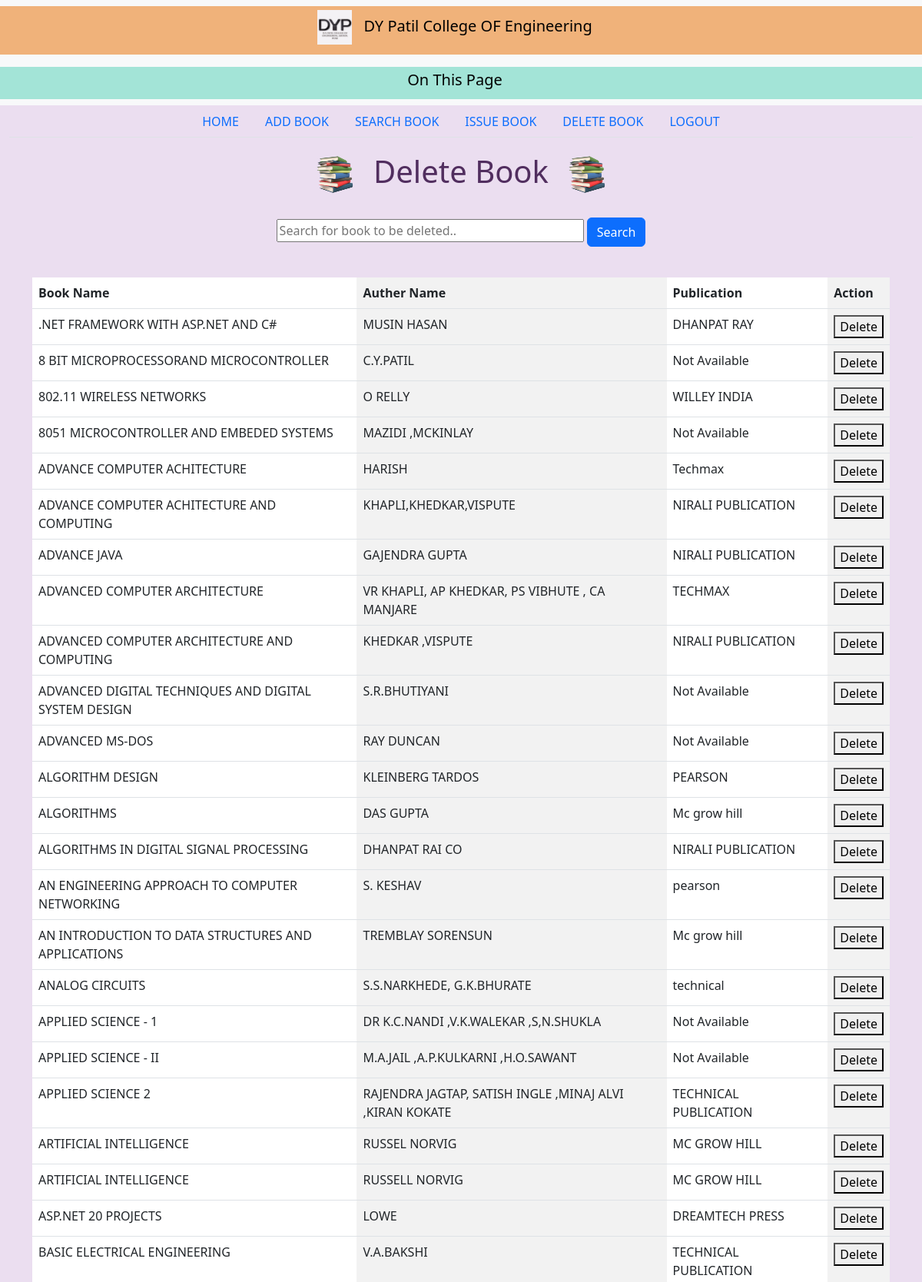
The page /books/ (upper part) on the database its author committed.
### lms_app/models.py (models this page shows, shortened)
class add_books(models.Model):
    book_name=models.TextField()
    author_name=models.CharField(max_length=200)
    publication=models.TextField()
    count=models.IntegerField()
    class Meta:
        db_table='add_books'

### lms_app/views.py (the view)
# urls.py: path('books/', views.book_list, name='book_list'),  # URL for the book list view
def book_list(request):
    query = request.GET.get('q')
    books = add_books.objects.all()
    if query:
        books = books.filter(book_name__icontains=query)
    books_list = list(books)
    sorted_books = merge_sort(books_list)
    return render(request, 'delete_book.html', {'books': sorted_books, 'query': query})

### lms_app/views.py (called while the page is built)
def merge_sort(arr):
    if len(arr) <= 1:
        return arr
    mid = len(arr) // 2
    left_half = arr[:mid]
    right_half = arr[mid:]
    left_half = merge_sort(left_half)
    right_half = merge_sort(right_half)
    return merge(left_half, right_half)

def merge(left, right):
    result = []
    left_index, right_index = 0, 0
    while left_index < len(left) and right_index < len(right):
        if left[left_index].book_name < right[right_index].book_name:
            result.append(left[left_index])
            left_index += 1
        else:
            result.append(right[right_index])
            right_index += 1
    result.extend(left[left_index:])
    result.extend(right[right_index:])
    return result

### lms_app/templates/delete_book.html (shortened to what this page needs)
<!DOCTYPE html>
{% extends "index.html" %}
{% load static %}
{% block main_content %}
<link href="https://cdn.jsdelivr.net/npm/bootstrap@5.3.0-alpha1/dist/css/bootstrap.min.css" rel="stylesheet">
<html>
<body>
    <div class="container">
        <div class="title-wrapper">
        <h1>
            <img src="{% static 'book1.png' %}" alt="Image" style="height: 55px; width: 80px;">
            Delete Book
            <img src="{% static 'book1.png' %}" alt="Image" style="height: 55px; width: 80px;">
        </h1>
        </div>
        <div class="inpt">
            <form action="{% url 'book_list' %}" method="get">
                <input type="text" name="q" placeholder="Search for book to be deleted.."style="width: 400px;">
                <button  class="btn btn-primary" type="submit">Search</button>
            </form>
        </div>
        <table class="table table-striped-columns">
            <thead>
                <tr>
                    <th scope="col">Book Name</th>
                    <th scope="col">Auther Name</th>
                    <th scope="col">Publication</th>
                    <th scope="col">Action</th>
                </tr>
            </thead>
            <tbody>
                {% for book in books %}
                <tr>
                    <td>{{ book.book_name }}</td>
                    <td>{{ book.author_name }}</td>
                    <td>{{ book.publication }}</td>
                    <td>
                        <form action="{% url 'deleting_book' %}" method="post" style="display: inline;">
                            <button type="submit">Delete</button>
                        </form>
                    </td>
                </tr>
                {% endfor %}
            </tbody>
        </table>
    </div>
    {% endblock %}

### lms_app/templates/delete_book.html (style rules this page uses)
.container { display: flex; flex-direction: column; justify-content: start; align-items: center; margin-top: 20px; }
body { background-color: #EBDEF0; color: #512E5F; }
.table { background-color: white; }
.inpt { margin-bottom: 40px; }
.title-wrapper { margin-bottom: 20px; }

### rows shown on the page
add_books: book_name ".NET FRAMEWORK WITH ASP.NET AND C#", author_name "MUSIN HASAN", publication "DHANPAT RAY"
add_books: book_name "8 BIT MICROPROCESSORAND MICROCONTROLLER", author_name "C.Y.PATIL", publication "Not Available"
add_books: book_name "802.11 WIRELESS NETWORKS", author_name "O RELLY", publication "WILLEY INDIA"
add_books: book_name "8051 MICROCONTROLLER AND EMBEDED SYSTEMS", author_name "MAZIDI ,MCKINLAY", publication "Not Available"
add_books: book_name "ADVANCE COMPUTER ACHITECTURE", author_name "HARISH", publication "Techmax"
add_books: book_name "ADVANCE COMPUTER ACHITECTURE AND COMPUTING", author_name "KHAPLI,KHEDKAR,VISPUTE", publication "NIRALI PUBLICATION"
add_books: book_name "ADVANCE JAVA", author_name "GAJENDRA GUPTA", publication "NIRALI PUBLICATION"
add_books: book_name "ADVANCED COMPUTER ARCHITECTURE", author_name "VR KHAPLI, AP KHEDKAR, PS VIBHUTE , CA MANJARE", publication "TECHMAX"
add_books: book_name "ADVANCED COMPUTER ARCHITECTURE AND COMPUTING", author_name "KHEDKAR ,VISPUTE", publication "NIRALI PUBLICATION"
add_books: book_name "ADVANCED DIGITAL TECHNIQUES AND DIGITAL SYSTEM DESIGN", author_name "S.R.BHUTIYANI", publication "Not Available"
add_books: book_name "ADVANCED MS-DOS", author_name "RAY DUNCAN", publication "Not Available"
add_books: book_name "ALGORITHM DESIGN", author_name "KLEINBERG TARDOS", publication "PEARSON"
add_books: book_name "ALGORITHMS", author_name "DAS GUPTA", publication "Mc grow hill"
add_books: book_name "ALGORITHMS IN DIGITAL SIGNAL PROCESSING", author_name "DHANPAT RAI CO", publication "NIRALI PUBLICATION"
add_books: book_name "AN ENGINEERING APPROACH TO COMPUTER NETWORKING", author_name "S. KESHAV", publication "pearson"
add_books: book_name "AN INTRODUCTION TO DATA STRUCTURES AND APPLICATIONS", author_name "TREMBLAY SORENSUN", publication "Mc grow hill"
add_books: book_name "ANALOG CIRCUITS", author_name "S.S.NARKHEDE, G.K.BHURATE", publication "technical"
add_books: book_name "APPLIED SCIENCE - 1", author_name "DR K.C.NANDI ,V.K.WALEKAR ,S,N.SHUKLA", publication "Not Available"
add_books: book_name "APPLIED SCIENCE - II", author_name "M.A.JAIL ,A.P.KULKARNI ,H.O.SAWANT", publication "Not Available"
add_books: book_name "APPLIED SCIENCE 2", author_name "RAJENDRA JAGTAP, SATISH INGLE ,MINAJ ALVI ,KIRAN KOKATE", publication "TECHNICAL PUBLICATION"
add_books: book_name "ARTIFICIAL INTELLIGENCE", author_name "RUSSEL NORVIG", publication "MC GROW HILL"
add_books: book_name "ARTIFICIAL INTELLIGENCE", author_name "RUSSELL NORVIG", publication "MC GROW HILL"
add_books: book_name "ASP.NET 20 PROJECTS", author_name "LOWE", publication "DREAMTECH PRESS"
add_books: book_name "BASIC ELECTRICAL ENGINEERING", author_name "V.A.BAKSHI", publication "TECHNICAL PUBLICATION"
